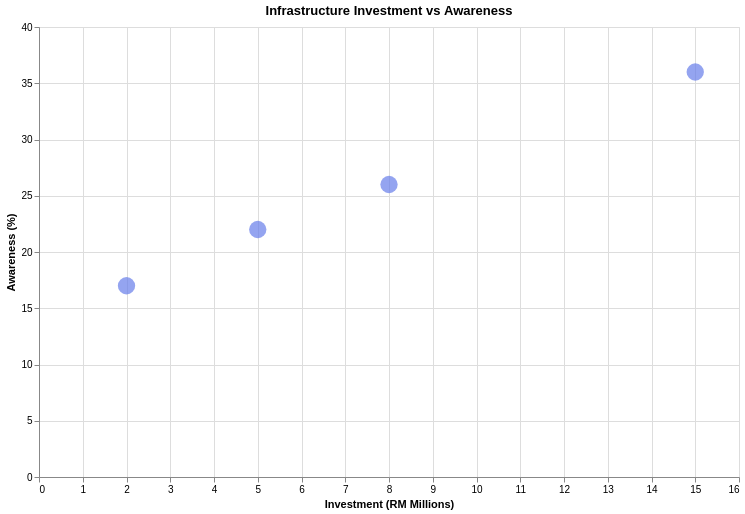

Here is the Vega-Lite specification saved for this chart:
### Vega-Lite specification from a JSON file in a GitHub repository (floating-point values rounded to 4 significant figures)
{"$schema": "https://vega.github.io/schema/vega-lite/v5.json", "title": "Infrastructure Investment vs Awareness", "width": 700, "height": 450, "data": {"values": [{"region": "Klang Valley", "investment": 15, "awareness": 36}, {"region": "Johor Bahru", "investment": 8, "awareness": 26}, {"region": "Penang", "investment": 5, "awareness": 22}, {"region": "Kuantan", "investment": 2, "awareness": 17}]}, "mark": "circle", "encoding": {"x": {"field": "investment", "type": "quantitative", "title": "Investment (RM Millions)"}, "y": {"field": "awareness", "type": "quantitative", "title": "Awareness (%)"}, "size": {"value": 300}, "color": {"value": "#667eea"}, "tooltip": [{"field": "region", "type": "nominal", "title": "Region"}, {"field": "investment", "type": "quantitative", "title": "Investment (RM M)"}, {"field": "awareness", "type": "quantitative", "title": "Awareness %"}]}}
